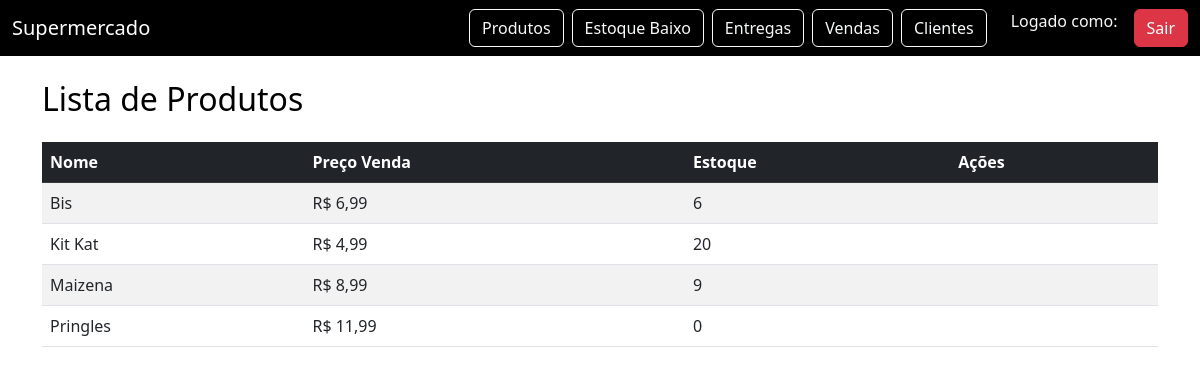
/produtos/lista/ (signed in), run on the app's committed database.
### produtos/models.py (models this page shows, shortened)
class Produto(models.Model):
    codigo_barras = models.CharField(max_length=50, unique=True)
    nome = models.CharField(max_length=100)
    preco_compra = models.FloatField()
    preco_venda = models.FloatField()
    minimo_estoque = models.IntegerField(default=0)

class Estoque(models.Model):
    produto = models.OneToOneField(Produto, on_delete=models.CASCADE)
    quantidade = models.IntegerField(default=0)

### core/decorators.py (the view)
    def wrapper(request, *args, **kwargs):
        if not request.session.get("funcionario_id"):
            return redirect("login")
        return func(request, *args, **kwargs)

### produtos/views.py (called while the page is built)
@login_required
def lista_produtos(request):
    produtos = Produto.objects.all().order_by("nome")
    return render(request, "produtos/produtos_lista.html", {"produtos": produtos})

### produtos/templates/produtos/produtos_lista.html (shortened to what this page needs)
{% extends "base.html" %}
{% block content %}
<h2 class="mb-4">Lista de Produtos</h2>
<table class="table table-striped table-hover align-middle">
    <thead class="table-dark">
        <tr>
            <th>Nome</th>
            <th>Preço Venda</th>
            <th>Estoque</th>
            <th>Ações</th>
        </tr>
    </thead>
    <tbody>
    {% for p in produtos %}
    <tr>
        <td>{{ p.nome }}</td>
        <td>R$ {{ p.preco_venda }}</td>
        <td>
            {% if p.estoque %}
                {{ p.estoque.quantidade }}
            {% else %}
                0
            {% endif %}
        </td>
        <td>
        </td>
    </tr>
    {% endfor %}
    </tbody>
</table>
{% endblock %}

### core/templates/base.html (shortened to what this page needs)
<!DOCTYPE html>
<html lang="pt-br">
<head>
    <link href="https://cdn.jsdelivr.net/npm/bootstrap@5.3.0/dist/css/bootstrap.min.css" rel="stylesheet">
</head>
<body>
<nav class="navbar navbar-expand-lg navbar-dark mb-4">
    <div class="container-fluid">
        <a class="navbar-brand" href="/">Supermercado</a>
        <div class="d-flex">
            {% if request.session.funcionario_id %}
                <a class="btn btn-outline-light me-2" href="/produtos/lista/">Produtos</a>
                <a class="btn btn-outline-light me-2" href="/produtos/estoque-baixo/">Estoque Baixo</a>
                <a class="btn btn-outline-light me-2" href="/entregas/">Entregas</a>
                <a class="btn btn-outline-light me-2" href="/vendas/">Vendas</a>
                <a class="btn btn-outline-light me-2" href="/pessoas/clientes/">Clientes</a>
                <span class="text-light me-3 ms-3">
                    Logado como: <strong>{{ request.session.funcionario_tipo }}</strong>
                </span>
                <a href="/logout/" class="btn btn-logout">Sair</a>
            {% else %}
                <a href="/login/" class="btn btn-outline-light">Login</a>
            {% endif %}
        </div>
    </div>
</nav>
<div class="container">
    {% block content %}{% endblock %}
</div>
</body>
</html>

### core/templates/base.html (style rules this page uses)
body { background: #fff; color: #000; }
.navbar { background-color: #000 !important; }
.btn-logout { background-color: #dc3545 !important; border-color: #dc3545 !important; color: #fff !important; }

### data on the page
Produto: nome "Bis", preco_venda "6,99", estoque.quantidade "6"
Produto: nome "Kit Kat", preco_venda "4,99", estoque.quantidade "20"
Produto: nome "Maizena", preco_venda "8,99", estoque.quantidade "9"
Produto: nome "Pringles", preco_venda "11,99", estoque.quantidade "0"
